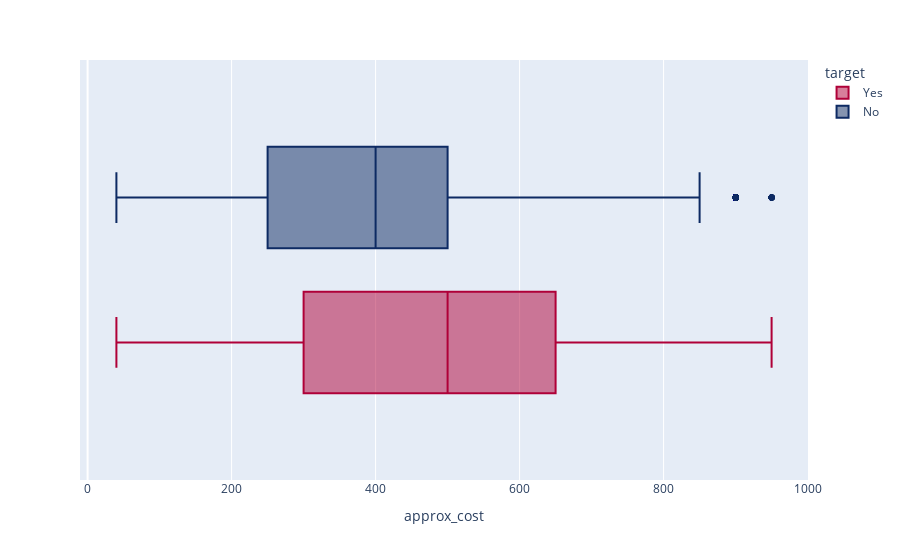

Notebook source saved alongside this figure:
### Code cell
px.box(data_frame=df,x="approx_cost",color="target",color_discrete_sequence=px.colors.qualitative.Dark24_r)

### Figure 1 — Plotly figure (JSON) as saved in the notebook; plotly's stock layout.template omitted (floating-point values rounded to 4 significant figures; data arrays with more than 128 entries replaced by an {"elided": "..."} marker saying what was removed)
{"data": [{"alignmentgroup": "True", "hovertemplate": "target=Yes<br>approx_cost=%{x}<extra></extra>", "legendgroup": "Yes", "marker": {"color": "#AF0038"}, "name": "Yes", "notched": false, "offsetgroup": "Yes", "orientation": "h", "showlegend": true, "type": "box", "x": {"elided": "20210 int values"}, "x0": " ", "xaxis": "x", "y0": " ", "yaxis": "y"}, {"alignmentgroup": "True", "hovertemplate": "target=No<br>approx_cost=%{x}<extra></extra>", "legendgroup": "No", "marker": {"color": "#0D2A63"}, "name": "No", "notched": false, "offsetgroup": "No", "orientation": "h", "showlegend": true, "type": "box", "x": {"elided": "21386 int values"}, "x0": " ", "xaxis": "x", "y0": " ", "yaxis": "y"}], "layout": {"boxmode": "group", "legend": {"title": {"text": "target"}, "tracegroupgap": 0}, "margin": {"t": 60}, "xaxis": {"anchor": "y", "domain": [0, 1], "title": {"text": "approx_cost"}}, "yaxis": {"anchor": "x", "domain": [0, 1]}}}
